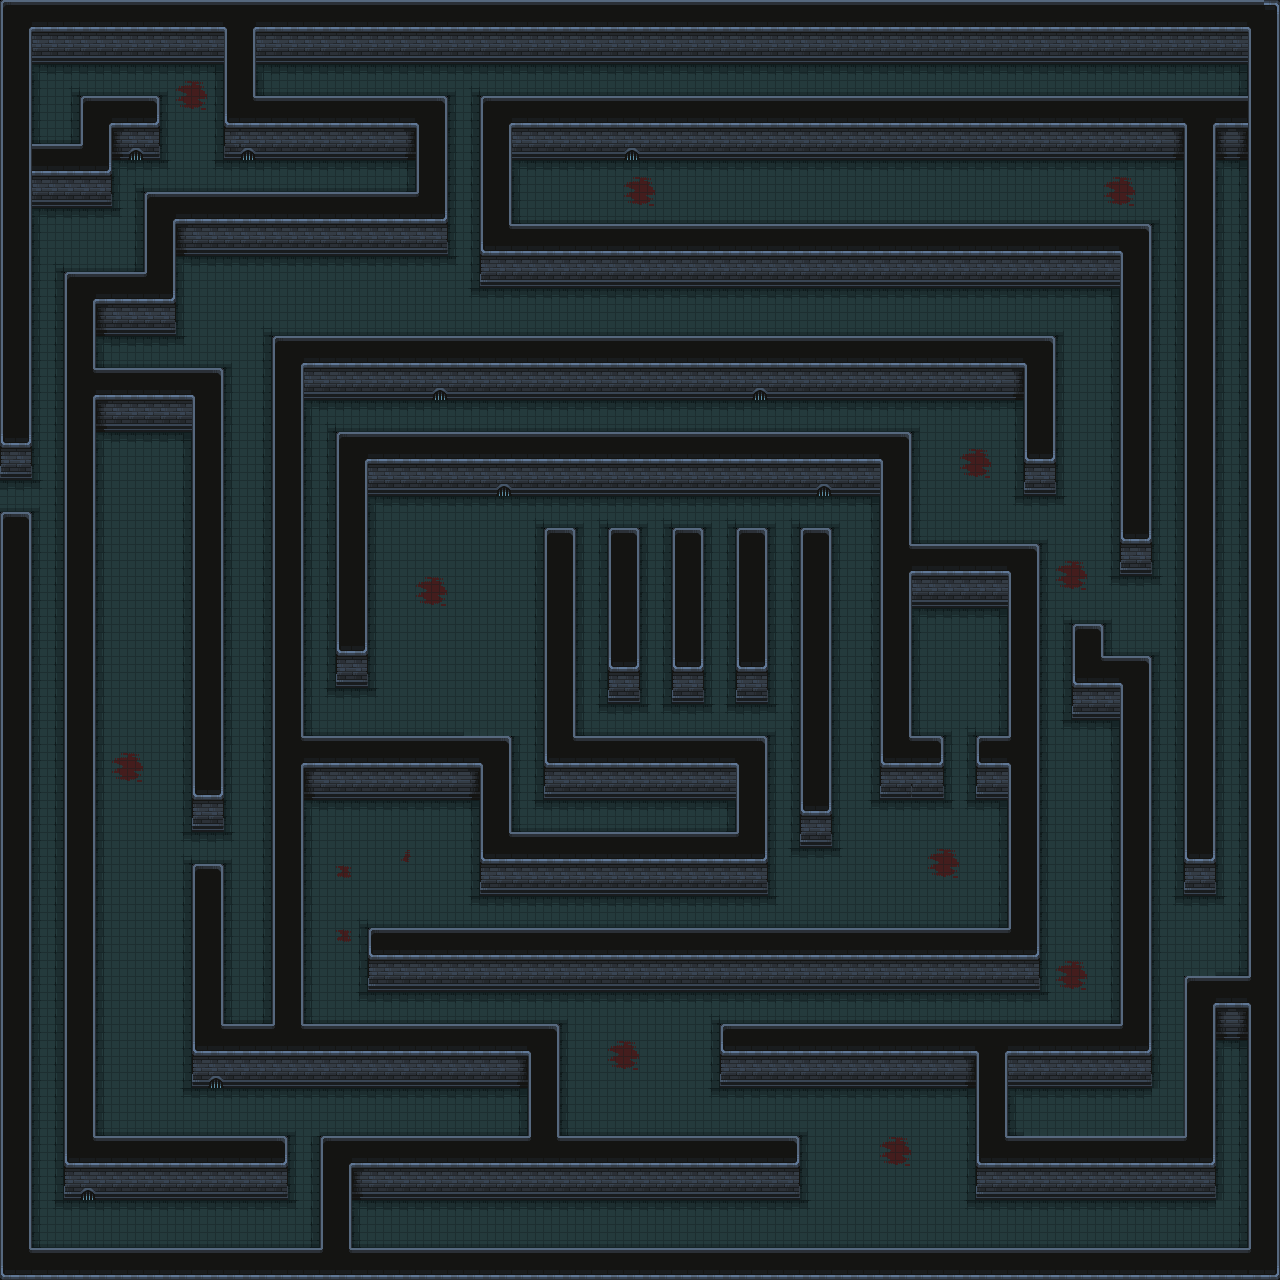

Tiled map render using the project's own tile images. Description and the map definition, with tile-layer contents summarised, below:
An orthogonal 80x80 tile map with 16x16 px tiles, 1 tile layer (Map) and 94 objects (22x Saw, Player, Light, Box, BoxStop).

<map version="1.10" tiledversion="1.10.2" orientation="orthogonal" renderorder="right-down" width="80" height="80" tilewidth="16" tileheight="16" infinite="0" nextlayerid="4" nextobjectid="96">
 <tileset firstgid="1" source="dark_dungeon_tilemap.tsx" />
 <layer id="1" name="Map" width="80" height="80">
  <data>[6400 cells, 6400 non-empty, 50 distinct tile ids]</data>
 </layer>
 <objectgroup id="2" name="Collisions">
  <object id="1" x="32" y="0" width="192" height="48" />
  <object id="2" x="256" y="0" width="848" height="48" />
  <object id="3" x="1104" y="0" width="144" height="48" />
  <object id="4" x="1248" y="0" width="32" height="1088" />
  <object id="5" x="1248" y="1088" width="32" height="192" />
  <object id="6" x="0" y="1248" width="1248" height="32" />
  <object id="7" x="32" y="144" width="80" height="48" />
  <object id="8" x="80" y="96" width="32" height="48" />
  <object id="9" x="112" y="96" width="48" height="48" />
  <object id="10" x="224" y="0" width="32" height="144" />
  <object id="11" x="256" y="96" width="160" height="48" />
  <object id="12" x="416" y="96" width="32" height="144" />
  <object id="13" x="176" y="192" width="240" height="48" />
  <object id="14" x="144" y="192" width="32" height="128" />
  <object id="15" x="64" y="272" width="80" height="48" />
  <object id="16" x="480" y="96" width="704" height="48" />
  <object id="17" x="1184" y="96" width="64" height="48" />
  <object id="18" x="1184" y="144" width="32" height="688" />
  <object id="19" x="1184" y="832" width="32" height="48" />
  <object id="20" x="1184" y="976" width="64" height="48" />
  <object id="21" x="1184" y="1024" width="32" height="112" />
  <object id="22" x="976" y="1136" width="240" height="48" />
  <object id="23" x="976" y="1056" width="32" height="80" />
  <object id="24" x="976" y="1024" width="32" height="32" />
  <object id="25" x="1008" y="1024" width="144" height="48" />
  <object id="26" x="1120" y="656" width="32" height="368" />
  <object id="27" x="1072" y="624" width="32" height="32" />
  <object id="28" x="1072" y="656" width="48" height="48" />
  <object id="29" x="720" y="1024" width="256" height="48" />
  <object id="30" x="560" y="1136" width="240" height="48" />
  <object id="31" x="320" y="1136" width="240" height="48" />
  <object id="32" x="528" y="1024" width="32" height="112" />
  <object id="33" x="192" y="1024" width="336" height="48" />
  <object id="34" x="192" y="864" width="32" height="160" />
  <object id="35" x="368" y="928" width="672" height="48" />
  <object id="36" x="976" y="736" width="32" height="48" />
  <object id="37" x="1008" y="544" width="32" height="384" />
  <object id="38" x="912" y="544" width="96" height="48" />
  <object id="39" x="880" y="736" width="64" height="48" />
  <object id="40" x="880" y="432" width="32" height="304" />
  <object id="41" x="1024" y="336" width="32" height="144" />
  <object id="42" x="1120" y="224" width="32" height="336" />
  <object id="43" x="512" y="224" width="608" height="48" />
  <object id="44" x="480" y="224" width="32" height="48" />
  <object id="45" x="480" y="144" width="32" height="80" />
  <object id="46" x="272" y="336" width="752" height="48" />
  <object id="47" x="336" y="432" width="544" height="48" />
  <object id="48" x="336" y="480" width="32" height="192" />
  <object id="49" x="608" y="528" width="32" height="160" />
  <object id="50" x="672" y="528" width="32" height="160" />
  <object id="51" x="736" y="528" width="32" height="160" />
  <object id="52" x="800" y="528" width="32" height="304" />
  <object id="53" x="544" y="528" width="32" height="208" />
  <object id="54" x="544" y="736" width="224" height="48" />
  <object id="55" x="736" y="784" width="32" height="48" />
  <object id="56" x="480" y="832" width="288" height="48" />
  <object id="57" x="480" y="736" width="32" height="96" />
  <object id="58" x="304" y="736" width="176" height="48" />
  <object id="59" x="272" y="384" width="32" height="640" />
  <object id="60" x="192" y="368" width="32" height="448" />
  <object id="61" x="96" y="368" width="96" height="48" />
  <object id="62" x="64" y="320" width="32" height="704" />
  <object id="63" x="64" y="1024" width="32" height="112" />
  <object id="64" x="64" y="1136" width="224" height="48" />
  <object id="65" x="320" y="1184" width="32" height="64" />
  <object id="66" x="0" y="0" width="32" height="464" />
  <object id="67" x="0" y="512" width="32" height="736" />
  <object id="95" x="-48" y="384" width="48" height="240" />
 </objectgroup>
 <objectgroup id="3" name="Spawnpoints">
  <!-- 26 objects omitted --></objectgroup>
</map>
<!-- 26 of 94 objects omitted -->
